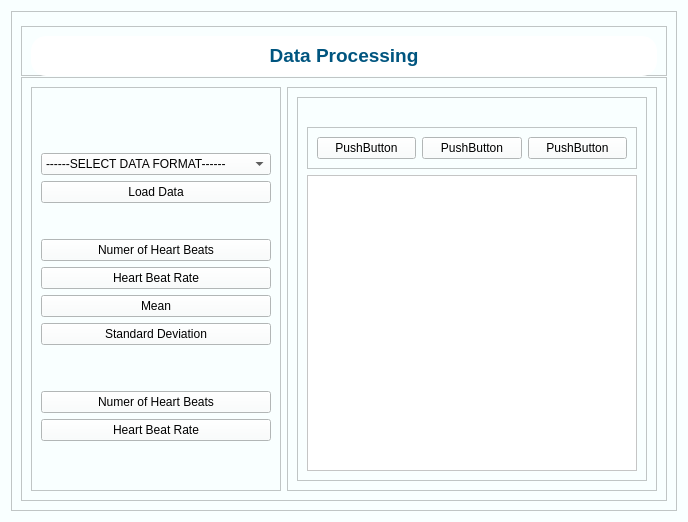
      <widget class="QWidget" name="DataProcessing">
       <property name="styleSheet">
        <string notr="true">background-color: rgb(249, 255, 255);</string>
       </property>
       <attribute name="title">
        <string>Data Processing</string>
       </attribute>
       <layout class="QHBoxLayout" name="horizontalLayout_6">
        <item>
         <widget class="QFrame" name="frame_9">
          <property name="frameShape">
           <enum>QFrame::StyledPanel</enum>
          </property>
          <property name="frameShadow">
           <enum>QFrame::Raised</enum>
          </property>
          <layout class="QVBoxLayout" name="verticalLayout_13">
           <item>
            <widget class="QFrame" name="frame_11">
             <property name="minimumSize">
              <size>
               <width>0</width>
               <height>50</height>
              </size>
             </property>
             <property name="maximumSize">
              <size>
               <width>16777215</width>
               <height>40</height>
              </size>
             </property>
             <property name="frameShape">
              <enum>QFrame::StyledPanel</enum>
             </property>
             <property name="frameShadow">
              <enum>QFrame::Raised</enum>
             </property>
             <layout class="QVBoxLayout" name="verticalLayout_17">
              <item>
               <widget class="QLabel" name="label_5">
                <property name="minimumSize">
                 <size>
                  <width>0</width>
                  <height>40</height>
                 </size>
                </property>
                <property name="styleSheet">
                 <string notr="true">background-color: rgb(255, 255, 255);border-radius:15</string>
                </property>
                <property name="text">
                 <string>&lt;html&gt;&lt;head/&gt;&lt;body&gt;&lt;p align=&quot;center&quot;&gt;&lt;span style=&quot; font-size:14pt; font-weight:600; color:#00557f;&quot;&gt;Data Processing&lt;/span&gt;&lt;/p&gt;&lt;/body&gt;&lt;/html&gt;</string>
                </property>
               </widget>
              </item>
             </layout>
            </widget>
           </item>
           <item>
            <widget class="QFrame" name="frame_12">
             <property name="frameShape">
              <enum>QFrame::StyledPanel</enum>
             </property>
             <property name="frameShadow">
              <enum>QFrame::Raised</enum>
             </property>
             <layout class="QHBoxLayout" name="horizontalLayout_7">
              <item>
               <widget class="QFrame" name="frame_13">
                <property name="minimumSize">
                 <size>
                  <width>250</width>
                  <height>0</height>
                 </size>
                </property>
                <property name="maximumSize">
                 <size>
                  <width>300</width>
                  <height>16777215</height>
                 </size>
                </property>
                <property name="frameShape">
                 <enum>QFrame::StyledPanel</enum>
                </property>
                <property name="frameShadow">
                 <enum>QFrame::Raised</enum>
                </property>
                <layout class="QVBoxLayout" name="verticalLayout_14">
                 <item>
                  <widget class="QLabel" name="label_2">
                   <property name="minimumSize">
                    <size>
                     <width>0</width>
                     <height>50</height>
                    </size>
                   </property>
                   <property name="text">
                    <string/>
                   </property>
                  </widget>
                 </item>
                 <item>
                  <widget class="QComboBox" name="dataTypeCombobox">
                   <item>
                    <property name="text">
                     <string>------SELECT DATA FORMAT------</string>
                    </property>
                   </item>
                   <item>
                    <property name="text">
                     <string>CSV</string>
                    </property>
                   </item>
                   <item>
                    <property name="text">
                     <string>JSON</string>
                    </property>
                   </item>
                   <item>
                    <property name="text">
                     <string>SQL</string>
                    </property>
                   </item>
                   <item>
                    <property name="text">
                     <string>TSV</string>
                    </property>
                   </item>
                   <item>
                    <property name="text">
                     <string>XLSX</string>
                    </property>
                   </item>
                  </widget>
                 </item>
                 <item>
                  <widget class="QPushButton" name="loadPushButton">
                   <property name="text">
                    <string>Load Data</string>
                   </property>
                  </widget>
                 </item>
                 <item>
                  <spacer name="verticalSpacer_4">
                   <property name="orientation">
                    <enum>Qt::Vertical</enum>
                   </property>
                   <property name="sizeHint" stdset="0">
                    <size>
                     <width>20</width>
                     <height>30</height>
                    </size>
                   </property>
                  </spacer>
                 </item>
                 <item>
                  <widget class="QPushButton" name="heartBeatButton_2">
                   <property name="text">
                    <string>Numer of Heart Beats</string>
                   </property>
                  </widget>
                 </item>
                 <item>
                  <widget class="QPushButton" name="rateButton_2">
                   <property name="text">
                    <string>Heart Beat Rate</string>
                   </property>
                  </widget>
                 </item>
                 <item>
                  <widget class="QPushButton" name="meanButton">
                   <property name="text">
                    <string>Mean</string>
                   </property>
                  </widget>
                 </item>
                 <item>
                  <widget class="QPushButton" name="stdButton">
                   <property name="text">
                    <string>Standard Deviation</string>
                   </property>
                  </widget>
                 </item>
                 <item>
                  <spacer name="verticalSpacer_5">
                   <property name="orientation">
                    <enum>Qt::Vertical</enum>
                   </property>
                   <property name="sizeHint" stdset="0">
                    <size>
                     <width>20</width>
                     <height>40</height>
                    </size>
                   </property>
                  </spacer>
                 </item>
                 <item>
                  <widget class="QPushButton" name="heartBeatButton">
                   <property name="text">
                    <string>Numer of Heart Beats</string>
                   </property>
                  </widget>
                 </item>
                 <item>
                  <widget class="QPushButton" name="rateButton">
                   <property name="text">
                    <string>Heart Beat Rate</string>
                   </property>
                  </widget>
                 </item>
                 <item>
                  <spacer name="verticalSpacer_6">
                   <property name="orientation">
                    <enum>Qt::Vertical</enum>
                   </property>
                   <property name="sizeHint" stdset="0">
                    <size>
                     <width>20</width>
                     <height>40</height>
                    </size>
                   </property>
                  </spacer>
                 </item>
                </layout>
               </widget>
              </item>
              <item>
               <widget class="QFrame" name="frame_14">
                <property name="frameShape">
                 <enum>QFrame::StyledPanel</enum>
                </property>
                <property name="frameShadow">
                 <enum>QFrame::Raised</enum>
                </property>
                <layout class="QHBoxLayout" name="horizontalLayout_8">
                 <item>
                  <widget class="QFrame" name="frame_16">
                   <property name="frameShape">
                    <enum>QFrame::StyledPanel</enum>
                   </property>
                   <property name="frameShadow">
                    <enum>QFrame::Raised</enum>
                   </property>
                   <layout class="QVBoxLayout" name="verticalLayout_15">
                    <item alignment="Qt::AlignHCenter">
                     <widget class="QLabel" name="statusLabel3">
                      <property name="text">
                       <string/>
                      </property>
                     </widget>
                    </item>
                    <item>
                     <widget class="QFrame" name="frame_18">
                      <property name="minimumSize">
                       <size>
                        <width>0</width>
                        <height>40</height>
                       </size>
                      </property>
                      <property name="frameShape">
                       <enum>QFrame::StyledPanel</enum>
                      </property>
                      <property name="frameShadow">
                       <enum>QFrame::Raised</enum>
                      </property>
                      <layout class="QGridLayout" name="gridLayout_5">
                       <item row="0" column="0">
                        <widget class="QPushButton" name="pushButton_12">
                         <property name="text">
                          <string>PushButton</string>
                         </property>
                        </widget>
                       </item>
                       <item row="0" column="1">
                        <widget class="QPushButton" name="pushButton_13">
                         <property name="text">
                          <string>PushButton</string>
                         </property>
                        </widget>
                       </item>
                       <item row="0" column="2">
                        <widget class="QPushButton" name="pushButton_11">
                         <property name="text">
                          <string>PushButton</string>
                         </property>
                        </widget>
                       </item>
                      </layout>
                     </widget>
                    </item>
                    <item>
                     <widget class="QGraphicsView" name="graphicsView3">
                      <property name="minimumSize">
                       <size>
                        <width>330</width>
                        <height>0</height>
                       </size>
                      </property>
                      <property name="styleSheet">
                       <string notr="true">background-color: rgb(255, 255, 255);</string>
                      </property>
                     </widget>
                    </item>
                   </layout>
                  </widget>
                 </item>
                </layout>
               </widget>
              </item>
             </layout>
            </widget>
           </item>
          </layout>
         </widget>
        </item>
       </layout>
      </widget>
